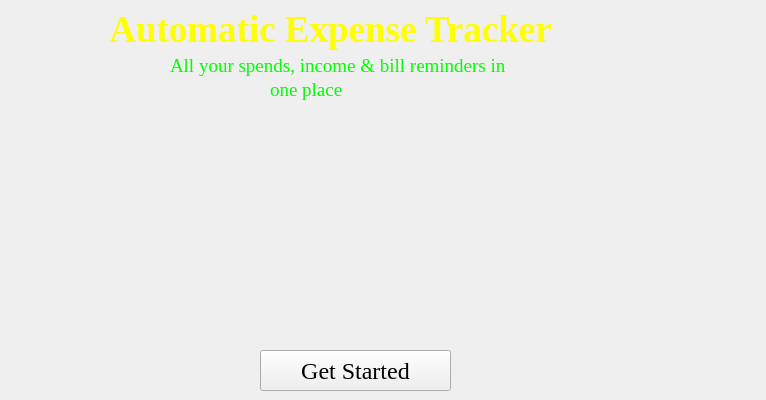
<?xml version="1.0" encoding="UTF-8"?>
<ui version="4.0">
 <class>MainWindow</class>
 <widget class="QMainWindow" name="MainWindow">
  <property name="geometry">
   <rect>
    <x>0</x>
    <y>0</y>
    <width>766</width>
    <height>400</height>
   </rect>
  </property>
  <property name="windowTitle">
   <string>MainWindow</string>
  </property>
  <widget class="QWidget" name="centralwidget">
   <widget class="QLabel" name="label">
    <property name="geometry">
     <rect>
      <x>0</x>
      <y>0</y>
      <width>766</width>
      <height>400</height>
     </rect>
    </property>
    <property name="styleSheet">
     <string notr="true">background -color : red; color : blue;</string>
    </property>
    <property name="text">
     <string/>
    </property>
    <property name="pixmap">
     <pixmap>../IMG/images (26).jpeg</pixmap>
    </property>
   </widget>
   <widget class="QLabel" name="label_4">
    <property name="geometry">
     <rect>
      <x>30</x>
      <y>-140</y>
      <width>601</width>
      <height>341</height>
     </rect>
    </property>
    <property name="font">
     <font>
      <family>Times New Roman</family>
      <pointsize>14</pointsize>
      <weight>75</weight>
      <bold>true</bold>
     </font>
    </property>
    <property name="toolTip">
     <string>&lt;html&gt;&lt;head/&gt;&lt;body&gt;&lt;p&gt;&lt;br/&gt;&lt;/p&gt;&lt;/body&gt;&lt;/html&gt;</string>
    </property>
    <property name="styleSheet">
     <string notr="true">color: rgb(255, 255, 0);</string>
    </property>
    <property name="frameShape">
     <enum>QFrame::NoFrame</enum>
    </property>
    <property name="text">
     <string>&lt;html&gt;&lt;head/&gt;&lt;body&gt;&lt;p align=&quot;center&quot;&gt;&lt;span style=&quot; font-size:28pt;&quot;&gt;Automatic Expense Tracker&lt;/span&gt;&lt;/p&gt;&lt;/body&gt;&lt;/html&gt;</string>
    </property>
   </widget>
   <widget class="QLabel" name="label_2">
    <property name="geometry">
     <rect>
      <x>170</x>
      <y>10</y>
      <width>501</width>
      <height>111</height>
     </rect>
    </property>
    <property name="font">
     <font>
      <family>Times New Roman</family>
      <pointsize>14</pointsize>
     </font>
    </property>
    <property name="styleSheet">
     <string notr="true">color: rgb(0, 255, 0);</string>
    </property>
    <property name="text">
     <string>All your spends, income &amp; bill reminders in</string>
    </property>
   </widget>
   <widget class="QLabel" name="label_3">
    <property name="geometry">
     <rect>
      <x>270</x>
      <y>80</y>
      <width>171</width>
      <height>20</height>
     </rect>
    </property>
    <property name="font">
     <font>
      <family>Times New Roman</family>
      <pointsize>14</pointsize>
     </font>
    </property>
    <property name="styleSheet">
     <string notr="true">color: rgb(0, 255, 0);</string>
    </property>
    <property name="text">
     <string>one place</string>
    </property>
   </widget>
   <widget class="QPushButton" name="pushButton">
    <property name="geometry">
     <rect>
      <x>260</x>
      <y>350</y>
      <width>191</width>
      <height>41</height>
     </rect>
    </property>
    <property name="font">
     <font>
      <family>Times New Roman</family>
      <pointsize>18</pointsize>
     </font>
    </property>
    <property name="styleSheet">
     <string notr="true">color: rgb(255, 255, 255);
color: rgb(0, 0, 0);</string>
    </property>
    <property name="text">
     <string>Get Started</string>
    </property>
   </widget>
  </widget>
 </widget>
 <resources/>
 <connections/>
</ui>
